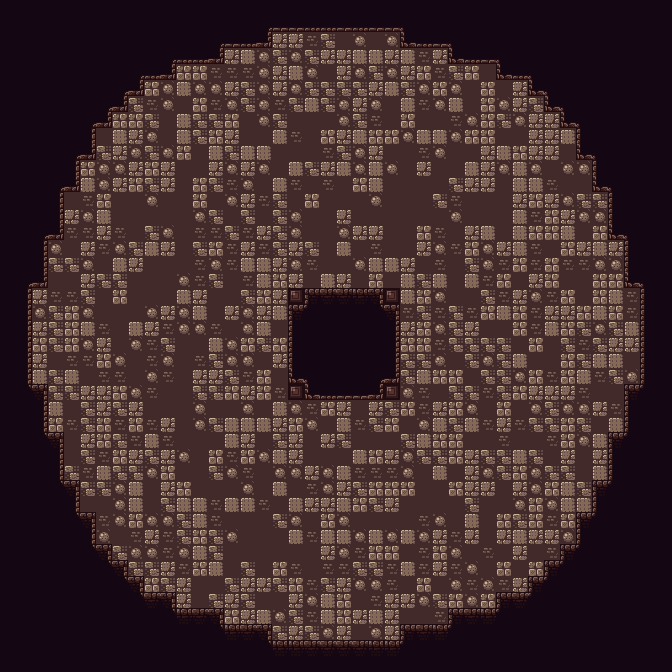

This is a level from a 2D game, rendered from its Tiled map with the project's own tilesets. A one-line summary and the complete map file follow:
An orthogonal 42x42 tile map with 16x16 px tiles, 1 tile layer (Tile Layer 1).

<map version="1.4" tiledversion="1.4.2" orientation="orthogonal" renderorder="right-down" width="42" height="42" tilewidth="16" tileheight="16" infinite="0" nextlayerid="2" nextobjectid="1">
 <tileset firstgid="1" name="Tiles" tilewidth="16" tileheight="16" tilecount="49" columns="7">
  <image source="Tiles.png" width="112" height="112" />
 </tileset>
 <layer id="1" name="Tile Layer 1" width="42" height="42">
  <data encoding="csv">
23,23,23,23,23,23,23,23,23,23,23,23,23,23,23,23,23,23,23,23,23,23,23,23,23,23,23,23,23,23,23,23,23,23,23,23,23,23,23,23,23,23,
23,23,23,23,23,23,23,23,23,23,23,23,23,23,23,23,46,20,20,21,21,20,21,20,20,47,23,23,23,23,23,23,23,23,23,23,23,23,23,23,23,23,
23,23,23,23,23,23,23,23,23,23,23,23,23,46,20,21,48,1,1,6,5,7,3,7,3,49,21,20,47,23,23,23,23,23,23,23,23,23,23,23,23,23,
23,23,23,23,23,23,23,23,23,23,46,21,21,48,1,2,3,5,3,5,1,1,2,2,1,2,6,1,49,21,20,47,23,23,23,23,23,23,23,23,23,23,
23,23,23,23,23,23,23,23,46,21,48,4,4,6,6,6,3,1,2,3,7,1,3,5,3,1,4,6,5,4,7,49,21,47,23,23,23,23,23,23,23,23,
23,23,23,23,23,23,23,46,48,4,3,2,3,3,1,5,3,1,3,5,5,5,5,1,2,5,3,4,3,7,4,7,1,49,47,23,23,23,23,23,23,23,
23,23,23,23,23,23,46,48,5,6,3,7,4,6,3,5,3,6,5,2,5,3,1,3,7,2,6,3,2,7,4,3,1,5,49,47,23,23,23,23,23,23,
23,23,23,23,23,46,48,4,4,5,7,2,5,5,4,7,3,5,7,7,7,3,5,6,7,4,7,7,6,3,4,5,3,1,1,49,47,23,23,23,23,23,
23,23,23,23,23,34,7,2,1,3,7,2,5,4,1,7,7,2,6,7,4,1,2,4,4,3,2,2,3,4,4,7,7,1,1,2,35,23,23,23,23,23,
23,23,23,23,46,48,5,1,3,5,3,4,7,2,5,2,2,7,7,7,6,5,3,1,7,7,6,3,7,7,1,2,4,1,1,7,49,47,23,23,23,23,
23,23,23,23,34,4,3,3,1,4,1,7,7,1,3,1,3,7,2,5,1,2,3,2,3,7,1,7,7,2,1,3,2,3,7,3,3,35,23,23,23,23,
23,23,23,46,48,2,3,1,4,5,1,7,4,5,6,3,7,2,6,7,6,7,4,2,7,7,7,7,5,1,1,7,2,2,6,7,7,49,47,23,23,23,
23,23,23,34,7,6,4,7,7,3,7,7,4,7,3,1,6,5,7,4,7,7,7,3,7,7,7,5,6,7,7,7,1,4,1,3,5,5,35,23,23,23,
23,23,23,34,1,3,2,7,7,7,7,7,3,5,7,5,7,5,3,7,7,1,7,7,7,7,7,7,3,7,7,7,2,6,4,1,3,3,35,23,23,23,
23,23,46,48,6,6,1,6,7,5,3,7,6,6,5,6,1,5,3,7,7,3,1,1,7,7,4,6,7,1,2,7,2,4,4,2,7,4,49,47,23,23,
23,23,34,3,7,1,6,3,5,2,1,7,5,4,6,1,6,5,1,5,7,2,7,6,7,7,1,3,6,4,3,1,2,6,7,4,1,2,1,35,23,23,
23,23,34,5,5,3,7,2,1,7,7,7,6,3,6,2,2,1,3,6,7,7,3,2,2,1,7,6,7,5,3,6,4,6,4,6,6,3,3,35,23,23,
23,46,48,7,7,1,5,5,7,7,7,3,6,5,7,6,2,4,1,7,2,1,7,4,7,2,5,2,7,2,6,4,7,1,4,7,7,4,4,49,47,23,
23,34,1,6,6,5,7,4,7,7,7,2,1,7,7,5,4,1,8,28,14,14,13,27,8,2,4,3,7,7,5,6,1,3,6,4,7,4,2,6,35,23,
23,34,3,5,4,3,7,7,7,3,1,3,2,7,1,3,1,2,28,42,24,24,24,41,27,6,5,6,5,6,4,2,4,6,1,1,4,2,4,6,35,23,
23,34,1,5,4,2,6,7,2,1,6,3,3,6,7,3,2,7,35,24,24,24,24,24,34,1,4,3,5,1,7,7,4,6,2,4,5,3,5,2,35,23,
23,34,4,5,4,3,1,7,3,6,5,7,7,2,3,4,5,4,35,24,24,24,24,24,34,4,4,6,5,5,5,5,7,4,7,5,6,5,1,1,35,23,
23,34,1,7,6,6,4,3,7,6,3,7,6,5,3,3,7,1,35,24,24,24,24,24,34,5,5,3,7,5,3,5,2,7,7,4,5,2,2,7,35,23,
23,34,2,5,2,7,6,6,7,3,6,7,1,1,5,6,4,7,49,47,24,24,24,46,48,5,2,4,4,7,5,5,3,4,6,4,2,6,5,3,35,23,
23,41,27,5,5,1,1,4,3,6,7,7,5,5,4,1,4,6,8,49,21,20,20,48,8,3,6,7,5,5,6,5,4,1,1,1,6,7,7,28,42,23,
23,23,34,2,7,5,1,5,1,7,7,7,3,7,7,3,7,2,3,6,4,1,7,1,5,4,6,1,4,3,7,4,7,3,5,3,3,1,6,35,23,23,
23,23,34,4,6,5,4,6,4,6,1,7,3,5,2,2,2,1,4,3,7,2,6,5,4,7,3,2,5,2,6,1,6,5,5,4,5,7,2,35,23,23,
23,23,41,27,7,1,4,5,6,2,6,7,7,7,2,1,7,5,1,7,1,5,7,7,7,5,2,4,4,7,7,6,7,7,6,4,3,2,28,42,23,23,
23,23,23,34,7,5,6,4,1,5,1,3,7,4,6,4,3,2,1,7,7,7,2,4,1,3,5,5,4,1,5,5,2,5,7,1,7,1,35,23,23,23,
23,23,23,34,5,6,2,5,5,3,4,7,7,5,3,6,7,3,3,1,3,2,6,6,6,3,7,2,7,1,3,5,4,3,5,5,7,2,35,23,23,23,
23,23,23,41,27,5,5,3,2,7,1,4,7,7,7,3,7,2,7,6,3,1,5,4,4,4,7,7,4,1,1,7,1,3,4,2,5,28,42,23,23,23,
23,23,23,23,34,7,7,3,2,7,5,2,2,6,2,2,6,7,2,1,1,2,4,5,1,7,7,7,7,5,7,7,3,4,3,2,2,35,23,23,23,23,
23,23,23,23,41,27,6,3,4,3,3,5,2,6,7,7,7,5,3,7,4,3,7,7,7,7,6,3,7,2,7,4,5,4,6,4,28,42,23,23,23,23,
23,23,23,23,23,34,3,7,6,1,6,5,4,5,3,7,7,7,2,6,2,2,3,2,3,2,3,1,6,1,7,1,2,1,1,3,35,23,23,23,23,23,
23,23,23,23,23,41,27,5,3,3,6,3,2,5,7,7,7,7,7,7,1,3,6,4,4,7,6,4,3,7,6,7,1,7,6,28,42,23,23,23,23,23,
23,23,23,23,23,23,41,27,5,5,1,6,4,2,7,5,7,4,6,7,6,6,5,5,6,2,6,1,6,3,7,4,7,4,28,42,23,23,23,23,23,23,
23,23,23,23,23,23,23,41,27,4,5,1,7,7,5,1,1,5,4,6,5,1,3,3,6,7,4,7,3,6,3,6,1,28,42,23,23,23,23,23,23,23,
23,23,23,23,23,23,23,23,41,14,27,1,7,5,1,5,7,7,1,3,2,4,7,6,1,1,3,5,4,3,4,28,14,42,23,23,23,23,23,23,23,23,
23,23,23,23,23,23,23,23,23,23,41,13,14,27,4,1,2,3,5,6,2,4,1,2,1,7,7,6,28,14,13,42,23,23,23,23,23,23,23,23,23,23,
23,23,23,23,23,23,23,23,23,23,23,23,23,41,13,14,27,5,1,5,3,1,7,3,1,28,14,13,42,23,23,23,23,23,23,23,23,23,23,23,23,23,
23,23,23,23,23,23,23,23,23,23,23,23,23,23,23,23,41,13,13,14,14,14,14,13,13,42,23,23,23,23,23,23,23,23,23,23,23,23,23,23,23,23,
23,23,23,23,23,23,23,23,23,23,23,23,23,23,23,23,23,23,23,23,23,23,23,23,23,23,23,23,23,23,23,23,23,23,23,23,23,23,23,23,23,23
</data>
 </layer>
</map>